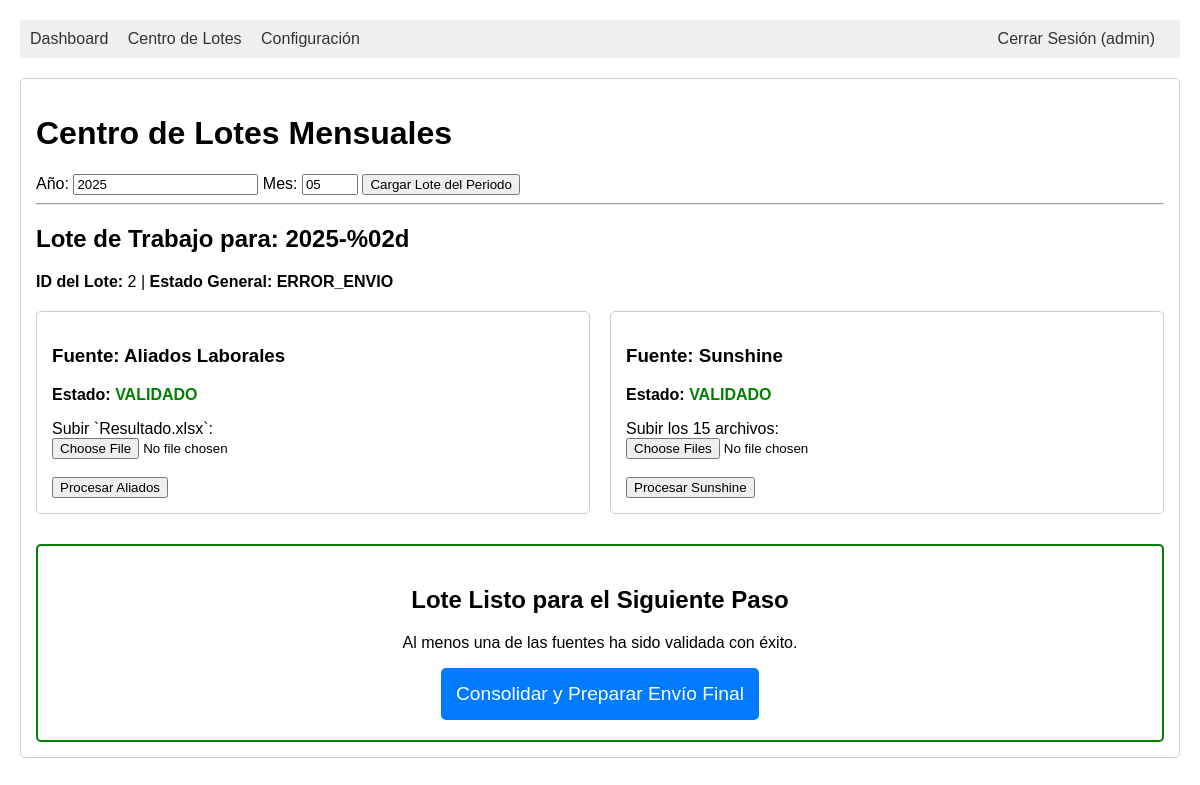
The app's page /submission_center?year=2025&month=5 (signed in) with its own data.
### models.py (models this page shows, shortened)
class User(UserMixin, db.Model):
    id = db.Column(db.Integer, primary_key=True)
    username = db.Column(db.String(64), index=True, unique=True)
    password_hash = db.Column(db.String(256))
    is_admin = db.Column(db.Boolean, default=False)

class Envios(db.Model):
    id = db.Column(db.Integer, primary_key=True)
    anio_periodo = db.Column(db.Integer, nullable=False)
    mes_periodo = db.Column(db.Integer, nullable=False)
    estado_lote = db.Column(db.String(50), default='PENDIENTE')
    estado_aliados = db.Column(db.String(50))
    estado_sunshine = db.Column(db.String(50))
    track_id_api = db.Column(db.String(255))
    mensaje_resultado = db.Column(db.Text)
    fecha_creacion = db.Column(db.DateTime, server_default=func.now())
    fecha_actualizacion = db.Column(db.DateTime, onupdate=func.now())
    usuario_id = db.Column(db.Integer, db.ForeignKey('user.id'))

### app.py (the view)
@app.route('/submission_center')
@login_required
def submission_center():
    year = request.args.get('year', default=datetime.now().year, type=int)
    month = request.args.get('month', default=datetime.now().month, type=int)
    lote = Envios.query.filter_by(anio_periodo=year, mes_periodo=month, usuario_id=current_user.id).first()
    if not lote:
        lote = submission_tracker.iniciar_nuevo_envio(current_user.id, year, month)
    errores_aliados = ErroresProceso.query.filter_by(envio_id=lote.id, fuente_datos='Aliados').order_by(ErroresProceso.id).all()
    errores_sunshine = ErroresProceso.query.filter_by(envio_id=lote.id, fuente_datos='Sunshine').order_by(ErroresProceso.id).all()
    return render_template('submission_center.html', year=year, month=month, lote_actual=lote, errores_aliados=errores_aliados, errores_sunshine=errores_sunshine)

### app.py (called while the page is built)
@login_manager.user_loader
def load_user(user_id):
    return db.session.get(User, int(user_id))

### templates/submission_center.html (shortened to what this page needs)
{% extends "base.html" %}
{% block content %}
    <h1>Centro de Lotes Mensuales</h1>
    <form method="GET" action="{{ url_for('submission_center') }}">
        <label for="year">Año:</label>
        <input type="number" id="year" name="year" required value="{{ year }}">
        <label for="month">Mes:</label>
        <input type="number" id="month" name="month" required min="1" max="12" value="{{ '%02d'|format(month) }}">
        <input type="submit" value="Cargar Lote del Periodo">
    </form>
    <hr>
    {% if lote_actual %}
        <h2>Lote de Trabajo para: {{ year }}-{{ "%02d".format(lote_actual.mes_periodo) }}</h2>
        <p><strong>ID del Lote:</strong> {{ lote_actual.id }} | <strong>Estado General:</strong> <span style="font-weight: bold;">{{ lote_actual.estado_lote }}</span></p>
        <div style="display: flex; gap: 20px; margin-top: 20px;">
            <div style="border: 1px solid #ccc; padding: 15px; flex: 1; border-radius: 5px;">
                <h3>Fuente: Aliados Laborales</h3>
                <p><strong>Estado:</strong> <span style="font-weight: bold; color: {% if lote_actual.estado_aliados == 'VALIDADO' %}green{% elif lote_actual.estado_aliados == 'ERROR_VALIDACION' %}red{% else %}grey{% endif %};">{{ lote_actual.estado_aliados or 'Pendiente' }}</span></p>
                <form method="POST" enctype="multipart/form-data" action="{{ url_for('upload_source_files') }}">
                    <label for="file_aliados">Subir `Resultado.xlsx`:</label><br>
                    <input type="file" id="file_aliados" name="file_aliados" accept=".xlsx" required>
                    <br><br><input type="submit" value="Procesar Aliados">
                </form>
            </div>
            <div style="border: 1px solid #ccc; padding: 15px; flex: 1; border-radius: 5px;">
                <h3>Fuente: Sunshine</h3>
                <p><strong>Estado:</strong> <span style="font-weight: bold; color: {% if lote_actual.estado_sunshine == 'VALIDADO' %}green{% elif lote_actual.estado_sunshine == 'ERROR_VALIDACION' %}red{% else %}grey{% endif %};">{{ lote_actual.estado_sunshine or 'Pendiente' }}</span></p>
                <form method="POST" enctype="multipart/form-data" action="{{ url_for('upload_source_files') }}">
                    <label for="files_sunshine">Subir los 15 archivos:</label><br>
                    <input type="file" id="files_sunshine" name="files_sunshine[]" accept=".xlsx" multiple required>
                    <br><br><input type="submit" value="Procesar Sunshine">
                </form>
            </div>
        </div>
        {% if (lote_actual.estado_aliados == 'VALIDADO' or lote_actual.estado_sunshine == 'VALIDADO') and lote_actual.estado_lote != 'CONSOLIDADO' %}
        <div style="margin-top: 30px; text-align: center; border: 2px solid green; padding: 20px; border-radius: 5px;">
            <h2>Lote Listo para el Siguiente Paso</h2>
            <p>Al menos una de las fuentes ha sido validada con éxito.</p>
            <form method="POST" action="{{ url_for('consolidate_batch') }}">
                <input type="submit" value="Consolidar y Preparar Envío Final" style="font-size: 1.2em; padding: 15px; background-color: #007bff; color: white; border: none; border-radius: 5px; cursor: pointer;">
            </form>
        </div>
        {% endif %}
    {% endif %}
{% endblock %}

### templates/base.html (shortened to what this page needs)
<!doctype html>
<html lang="es">
<head>
</head>
<body>
    <nav>
        <a href="{{ url_for('dashboard') }}">Dashboard</a>
        <a href="{{ url_for('submission_center') }}">Centro de Lotes</a>
        {% if current_user.is_authenticated and current_user.is_admin %}
            <a href="{{ url_for('config') }}">Configuración</a>
        {% endif %}
        {% if current_user.is_authenticated %}
            <a href="{{ url_for('auth.logout') }}" style="float: right;">Cerrar Sesión ({{ current_user.username }})</a>
        {% endif %}
    </nav>
    <div class="content">
        {% block content %}{% endblock %}
    </div>
</body>
</html>

### templates/base.html (style rules this page uses)
body { font-family: sans-serif; margin: 20px; }
nav { background-color: #f0f0f0; padding: 10px; margin-bottom: 20px; }
nav a { margin-right: 15px; text-decoration: none; color: #333; }
.content { padding: 15px; border: 1px solid #ccc; border-radius: 5px; }

### records on screen
User: username "admin"
Envios: mes_periodo "%02d", id "2", estado_lote "ERROR_ENVIO", estado_aliados "VALIDADO", estado_sunshine "VALIDADO"

### other values on screen
{{ year }} "2025"
